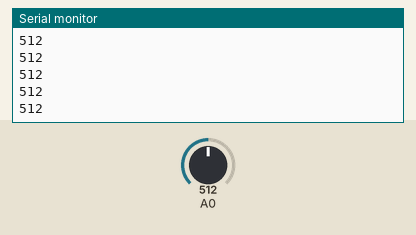
Simulated run of this sketch. Board: Arduino Uno, built with avr-gcc and run on an emulated ATmega328P. On the bench: the last lines printed to the serial monitor. Inputs (shaded band) come from the test bench; at power-on: A0 = 512.

Above: at 1.2 s.
1.3 s: A0 set to 716
At 2.1 s:
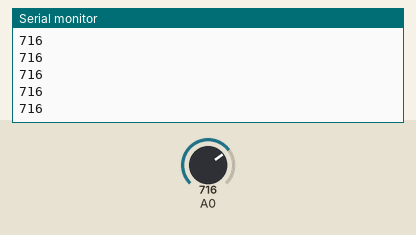
2.8 s: A0 set to 900
At 3.8 s:
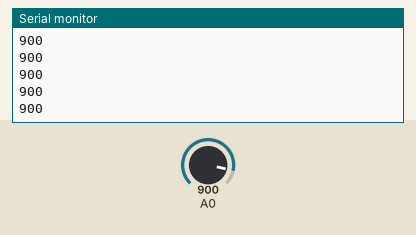
Timing chart, 0 to 5.8 s (numbered marks = the images above; inputs shaded):
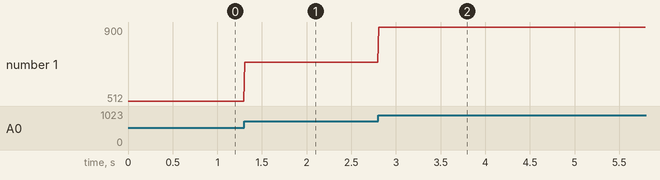

Measured:
- after the input at 1.3 s, the serial monitor: prints a new line at once (image 1)
- after the input at 2.8 s, the serial monitor: prints a new line at once (image 2)
- plotted number 1: 512 → 716 after the input at 1.3 s, 716 → 900 after the input at 2.8 s

The sketch:

Piezo_ver01.ino
```cpp
int sensorValue;
int timeinterver=100;   // ms
float Vout;
char userInput;

void setup() {
  Serial.begin(9600);
}

void loop() {
//  if(Serial.available()> 0){
//    userInput = Serial.read();
//    if(userInput == 'g'){
//      sensorValue = analogRead(A0);
//      Vout = sensorValue * (5.0 / 1023.0);
//      Serial.print(analogRead(A0));
      Serial.println(analogRead(A0));
//      Serial.print(" ");
      delay(10);
//      Serial.println(" ");
//    }
//  }
}
```
